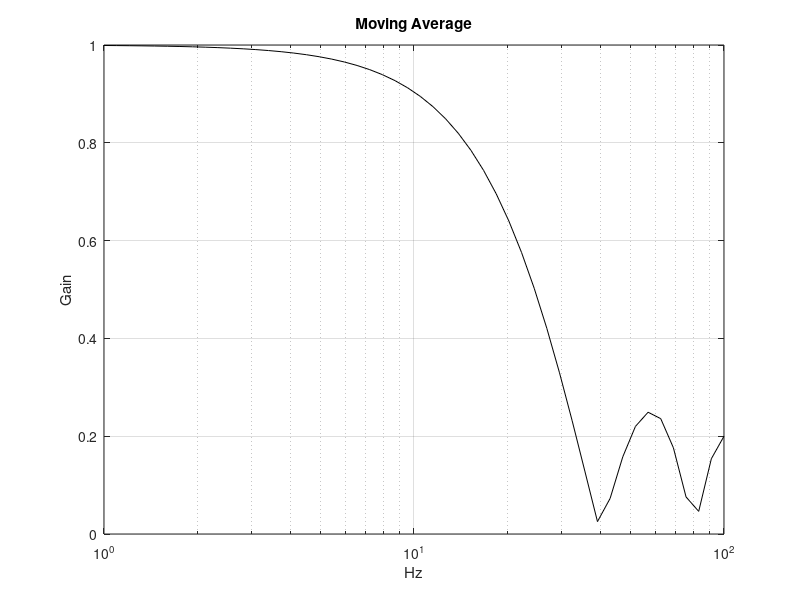

This figure's MATLAB source:
%vẽ đáp ứng tần số (frequency response) của một bộ lọc trung bình động 
Fs = 200;% Tần số lấy mẫu (Hz)
windowSize = 5;% Kích thước cửa sổ trung bình (số mẫu)
num = (1/windowSize) * ones(1, windowSize);%Tạo [0.2 0.2 0.2 0.2 0.2] (hệ số bộ lọc)
dend = 1;
L = logspace(0, 2);%: Tạo ra một vector tần số 
Z = freqz(num, dend, L, Fs);% Tính đáp ứng tần số của bộ lọc với các hệ số num (tử số) và dend (mẫu số)
figure;
semilogx(L, abs(Z), 'k');
grid on;
xlabel('Hz');
ylabel('Gain');
title('Moving Average');
